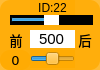
    <widget class="QWidget" name="widget_id22" native="true">
     <property name="geometry">
      <rect>
       <x>460</x>
       <y>160</y>
       <width>100</width>
       <height>70</height>
      </rect>
     </property>
     <property name="styleSheet">
      <string notr="true">background-color: rgb(255, 170, 0, 200);
border-radius:10px;</string>
     </property>
     <widget class="QLabel" name="label_ID22">
      <property name="geometry">
       <rect>
        <x>30</x>
        <y>0</y>
        <width>45</width>
        <height>16</height>
       </rect>
      </property>
      <property name="minimumSize">
       <size>
        <width>0</width>
        <height>10</height>
       </size>
      </property>
      <property name="font">
       <font>
        <family>Arial</family>
        <pointsize>9</pointsize>
       </font>
      </property>
      <property name="styleSheet">
       <string notr="true">background-color: rgb(255, 255, 255， 0);
border-radius:0px;</string>
      </property>
      <property name="text">
       <string>ID:22</string>
      </property>
      <property name="alignment">
       <set>Qt::AlignCenter</set>
      </property>
     </widget>
     <widget class="QSlider" name="horizontalSlider_pulse_id22">
      <property name="geometry">
       <rect>
        <x>10</x>
        <y>15</y>
        <width>83</width>
        <height>10</height>
       </rect>
      </property>
      <property name="autoFillBackground">
       <bool>false</bool>
      </property>
      <property name="styleSheet">
       <string notr="true">QSlider{background-color: rgb(0, 0, 0);
border-radius:0px;}
QSlider::handle {/*设置中间的那个滑动的键*/                           
    background:  rgb(255, 255, 255);
}</string>
      </property>
      <property name="minimum">
       <number>0</number>
      </property>
      <property name="maximum">
       <number>1000</number>
      </property>
      <property name="pageStep">
       <number>1</number>
      </property>
      <property name="value">
       <number>500</number>
      </property>
      <property name="orientation">
       <enum>Qt::Horizontal</enum>
      </property>
     </widget>
     <widget class="QSlider" name="horizontalSlider_dev_id22">
      <property name="geometry">
       <rect>
        <x>30</x>
        <y>50</y>
        <width>45</width>
        <height>18</height>
       </rect>
      </property>
      <property name="styleSheet">
       <string notr="true">background-color: rgba(255, 255, 255， 0);</string>
      </property>
      <property name="minimum">
       <number>-125</number>
      </property>
      <property name="maximum">
       <number>125</number>
      </property>
      <property name="pageStep">
       <number>1</number>
      </property>
      <property name="orientation">
       <enum>Qt::Horizontal</enum>
      </property>
     </widget>
     <widget class="QLabel" name="label_id22">
      <property name="geometry">
       <rect>
        <x>0</x>
        <y>50</y>
        <width>31</width>
        <height>20</height>
       </rect>
      </property>
      <property name="minimumSize">
       <size>
        <width>0</width>
        <height>10</height>
       </size>
      </property>
      <property name="font">
       <font>
        <family>DejaVu Sans</family>
        <pointsize>10</pointsize>
       </font>
      </property>
      <property name="styleSheet">
       <string notr="true">background-color: rgb(255, 255, 255， 0);</string>
      </property>
      <property name="text">
       <string>0</string>
      </property>
      <property name="alignment">
       <set>Qt::AlignCenter</set>
      </property>
     </widget>
     <widget class="QLineEdit" name="lineEdit_id22">
      <property name="geometry">
       <rect>
        <x>30</x>
        <y>30</y>
        <width>45</width>
        <height>18</height>
       </rect>
      </property>
      <property name="sizePolicy">
       <sizepolicy hsizetype="Fixed" vsizetype="Fixed">
        <horstretch>0</horstretch>
        <verstretch>0</verstretch>
       </sizepolicy>
      </property>
      <property name="font">
       <font>
        <family>Arial</family>
        <pointsize>11</pointsize>
       </font>
      </property>
      <property name="autoFillBackground">
       <bool>false</bool>
      </property>
      <property name="styleSheet">
       <string notr="true">background-color: rgb(255, 255, 255);
border-radius:0px;</string>
      </property>
      <property name="text">
       <string>500</string>
      </property>
      <property name="maxLength">
       <number>1000</number>
      </property>
      <property name="alignment">
       <set>Qt::AlignCenter</set>
      </property>
      <property name="dragEnabled">
       <bool>false</bool>
      </property>
      <property name="readOnly">
       <bool>false</bool>
      </property>
     </widget>
     <widget class="QLabel" name="label_back9">
      <property name="geometry">
       <rect>
        <x>75</x>
        <y>30</y>
        <width>20</width>
        <height>20</height>
       </rect>
      </property>
      <property name="font">
       <font>
        <pointsize>10</pointsize>
        <weight>50</weight>
        <italic>false</italic>
        <bold>false</bold>
       </font>
      </property>
      <property name="styleSheet">
       <string notr="true">background-color: rgb(255, 255, 255, 0);</string>
      </property>
      <property name="text">
       <string>后</string>
      </property>
      <property name="alignment">
       <set>Qt::AlignCenter</set>
      </property>
     </widget>
     <widget class="QLabel" name="label_front9">
      <property name="geometry">
       <rect>
        <x>6</x>
        <y>30</y>
        <width>20</width>
        <height>20</height>
       </rect>
      </property>
      <property name="font">
       <font>
        <pointsize>10</pointsize>
        <weight>50</weight>
        <italic>false</italic>
        <bold>false</bold>
       </font>
      </property>
      <property name="styleSheet">
       <string notr="true">background-color: rgb(255, 255, 255, 0);</string>
      </property>
      <property name="text">
       <string>前</string>
      </property>
      <property name="alignment">
       <set>Qt::AlignCenter</set>
      </property>
     </widget>
    </widget>
